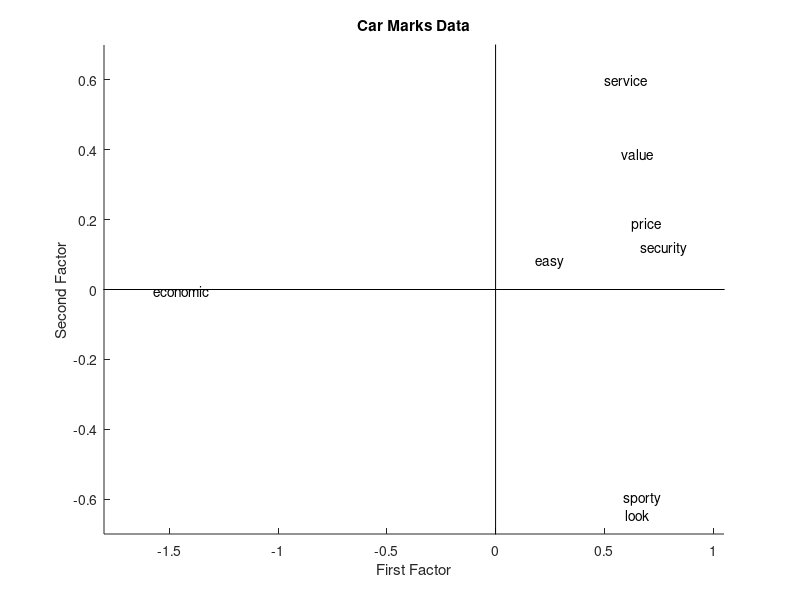

This chart was generated by the following MATLAB code:
% ---------------------------------------------------------------------
% Book:         MVA
% ---------------------------------------------------------------------
% Quantlet:     MVAfactcarm
% ---------------------------------------------------------------------
% Description:  MVAfactcarm performs a factor analysis for the car marks
%               data (carmean.dat) and shows the eigenvalues of r-psi
%               and a plot of the factor loadings for the first two 
%               factors. 
%               Corresponds to example 11.4 in MVA.
% ---------------------------------------------------------------------
% Usage:        -
% ---------------------------------------------------------------------
% Inputs:       None
% ---------------------------------------------------------------------
% Output:       Factor analysis for the car marks data (carmean.dat)
%               and shows the eigenvalues of r-psi and a plot of the
%               factor loadings for the first two factors.
% ---------------------------------------------------------------------
% Example:      -
% ---------------------------------------------------------------------
% Author:       Wolfgang Haerdle, Jorge Patron, Vladimir Georgescu,
%               Song Song
% ---------------------------------------------------------------------

%Note: Matlab decomposes matrices differently from Xplore, and
%hence some of the eigenvectors have different signs. This does not change
%the results, but it does change the order of the graph by inverting the
%axes around the origin (Not always, and not necessarily all of the axis;
%it depends on which eigenvectors we choose to plot)
close all
clear
clc
% Reading a file that does not contain only numerical data
[Type, A, B, C, D, E, F, G, H] = textread('carmean.dat','%s %f %f %f %f %f %f %f %f');
% Constructing matrix with data
x                      = horzcat(A,B,C,D,E,F,G,H);
r                      = corr(x);
m                      = r;
for i=1:length(r)
    m(i,i) = r(i,i)-1;
end
psi(1:8,1:8) = 1;
for i=1:8
    psi(i,i) = 1-max(abs(m(:,i)));
end
% Arranging eigenvalues and eigenvectors
[v, e1] = eigs(r-psi,8,'la');  % Returns eigenvalues and eigenvectors sorted by size
e       = (e1*ones(8,1))';          % Turns Eigenvalue matrix into a row vector
ee      = e(1:2);
vv      = v(:,1:2);
q       = sqrt(ee(1))*vv(:,1);
q(:,2)  = sqrt(ee(2))*vv(:,2);
scatter(q(:,1),q(:,2),'w')
hold on
s = ['economic'
     'service '
     'value   '
     'price   '
     'look    '
     'sporty  '
     'security'
     'easy    '];
for i=1:8
    text(q(i,1),q(i,2),s(i,1:8));
end;
xlim([-1.8 1.05])
ylim([-0.7 0.7])
line([-2 1.2],[0 0],'Color','k')
line([0 0],[1.2 -1.2],'Color','k')
title('Car Marks Data');
xlabel('First Factor');
ylabel('Second Factor');
hold off
